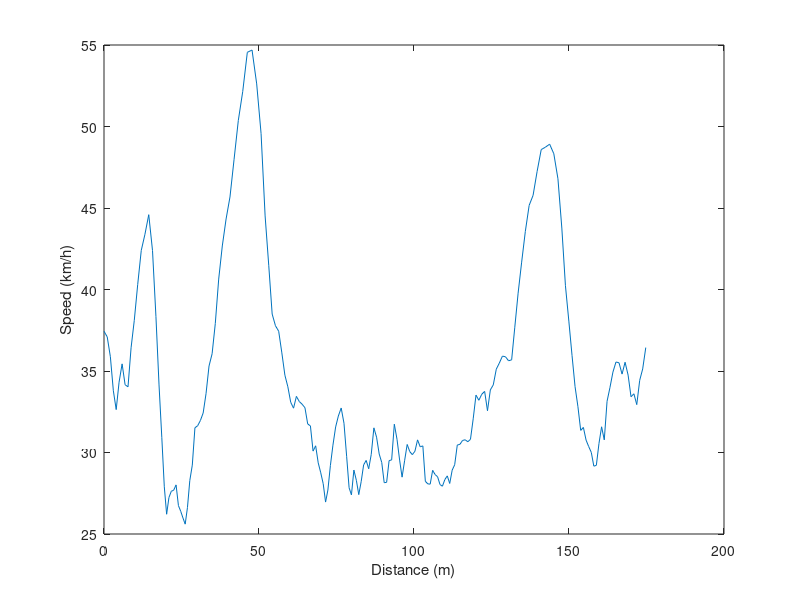

Reproduce this figure in MATLAB. (Note: this script raises an error after producing the figure.)
% Driving patterns comparison

cd('C:\Users\PC5\Documents\Patrick\FSAE LTS\NUS_LTS-main\LTS 25.0\Vehicle Model')
%run control_panel

cd('C:\Users\PC5\Documents\Patrick\FSAE LTS\NUS_LTS-main\LTS 25.0')
close all



% Load Lap 1
motec1 = load('Patrick Lap2'); 
speed1 = motec1.Corr_Speed.Value;
time1 = motec1.Corr_Speed.Time;
distance1 = motec1.Corr_Dist.Value;
throttle1 = motec1.Throttle_Pedal.Value;
brake1 = motec1.Brake_Pressure_Front.Value;


% Load Lap 2
motec2 = load('Ian Lap3'); 
speed2 = motec2.Corr_Speed.Value;
time2 = motec2.Corr_Speed.Time;
distance2 = motec2.Corr_Dist.Value;
throttle2 = motec2.Throttle_Pedal.Value;
brake2 = motec2.Brake_Pressure_Front.Value;


% scale back distance and time axis
dist1 = distance1 - distance1(1);
dist2 = distance2 - distance2(1);
t1 = time1 - time1(1);
t2 = time2 - time2(1);


% Compare speed
figure
plot(dist1,speed1,'DisplayName', 'Patrick');
xlabel("Distance (m)")
ylabel("Speed (km/h)")
sgtitle("Speed Profile Comparison")
hold on
plot(dist2,speed2,'DisplayName', 'Ian');
hold on 
%plot(dist,final_lsp*3.6,'DisplayName', 'LTS')
legend


% Compare Lap Time
figure
plot(dist1,t1,'DisplayName', 'Test Run Data')
xlabel("Distance (m)")
ylabel("Time (s)")
sgtitle("Lap Time Comparison")
hold on
plot(dist2,t2,'DisplayName', 'Test Run Data')
hold on
%plot(dist,lapsetime,'DisplayName', 'LTS')
legend


% Compare throttle inputs
figure
plot(dist1,throttle1,'DisplayName', 'Driver 1');
xlabel("Distance (m)")
ylabel("Throttle Input (%)")
sgtitle("Throttle Input Comparison")
hold on
plot(dist2, throttle2,'DisplayName', 'Driver 2');
hold on 
%plot(dist,throttle_graph,'DisplayName', 'LTS')
legend


% Compare brake inputs (No LTS for brake inputs)
figure
plot(dist1,brake1,'DisplayName', 'Driver 1');
xlabel("Distance (m)")
ylabel("Brake Input (psi)")
sgtitle("Brake Input Comparison")
hold on
plot(dist2, brake2,'DisplayName', 'Driver 2');
legend